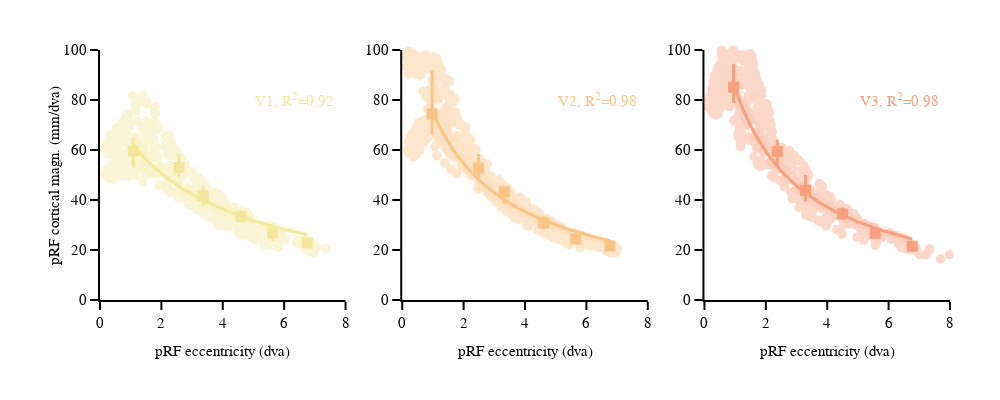

The code cell stored with this chart in its notebook:
### Code cell
fig = prf_ecc_pcm_plot(df_ecc_pcm=df_ecc_pcm_bins, 
                       data_pcm_raw=prf_CM_df, 
                       fig_width=1000, 
                       fig_height=400, 
                       rois=rois, 
                       roi_colors=roi_colors, 
                       plot_groups=plot_groups, 
                       max_ecc=max_ecc)

fig_dir = '/home/jovyan/projects/pRF-project_NH2025/figures/'
os.makedirs(fig_dir, exist_ok=True)
fig.write_image("{}/ecc_pcm.pdf".format(fig_dir))

fig.show()
